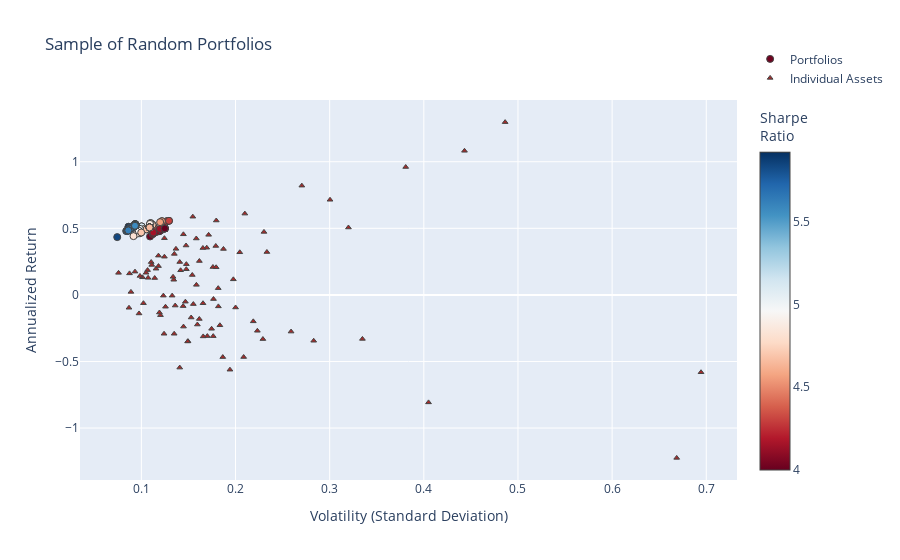

Here is the notebook cell this chart was saved with:
### Code cell
fig = go.Figure()

fig.add_trace(go.Scatter(
    x=[p["variance"]**0.5 for p in total_portfolios],  # Convert variance to volatility
    y=[p["return"] for p in total_portfolios],
    mode='markers',
    marker=dict(
        color=[p["sharpe"] for p in total_portfolios],  # Sharpe Ratio
        showscale=True,
        size=7,
        line=dict(width=1),
        colorscale="RdBu",
        colorbar=dict(title="Sharpe<br>Ratio")
    ),
    hoverinfo='text',
    text=[
        f"Return: {p['return']:.3%}<br>Volatility: {p['variance']**0.5:.3f}<br>" +
        f"Sharpe Ratio: {p['return'] / (p['variance']**0.5):.3f}<br>" +
        "<br>".join([f"{p['tickers'][i]}: Weight={p['weights'][i]:.3f}" for i in range(len(p['tickers']))])
        for p in total_portfolios
    ],
    name="Portfolios"
))

fig.add_trace(go.Scatter(
    x=volatility,
    y=annualized_returns,
    mode='markers',
    hoverinfo='text',
    hovertext=[
        f"{name} <br>Volatility: {vol:.3f} <br>Returns: {ret:.3%} <br>Sharpe Ratio: {sr:.3f}"
        for name, vol, ret, sr in zip(names, volatility, annualized_returns, sharpe_ratios)
    ],
    marker=dict(
        color='brown',
        size=5,
        symbol='triangle-up',  # Sets the marker shape to a triangle
        line=dict(width=1)
    ),
    name="Individual Assets"
))

fig.update_layout(
    title='Sample of Random Portfolios',
    xaxis_title='Volatility (Standard Deviation)',
    yaxis_title='Annualized Return',
    legend=dict(y=5
    )
)


fig.show()

### Figure 1 — Plotly figure (JSON) as saved in the notebook; plotly's stock layout.template omitted (floating-point values rounded to 4 significant figures; data arrays with more than 128 entries replaced by an {"elided": "..."} marker saying what was removed)
{"data": [{"hoverinfo": "text", "marker": {"color": {"elided": "236 float values"}, "colorbar": {"title": {"text": "Sharpe<br>Ratio"}}, "colorscale": [[0, "rgb(103,0,31)"], [0.1, "rgb(178,24,43)"], [0.2, "rgb(214,96,77)"], [0.3, "rgb(244,165,130)"], [0.4, "rgb(253,219,199)"], [0.5, "rgb(247,247,247)"], [0.6, "rgb(209,229,240)"], [0.7, "rgb(146,197,222)"], [0.8, "rgb(67,147,195)"], [0.9, "rgb(33,102,172)"], [1, "rgb(5,48,97)"]], "line": {"width": 1}, "showscale": true, "size": 7}, "mode": "markers", "name": "Portfolios", "text": {"elided": "236 str values"}, "type": "scatter", "x": {"elided": "236 float values"}, "y": {"elided": "236 float values"}}, {"hoverinfo": "text", "hovertext": ["DHR_Close <br>Volatility: 0.126 <br>Returns: -8.871% <br>Sharpe Ratio: -0.706", "ABBV_Close <br>Volatility: 0.124 <br>Returns: 42.582% <br>Sharpe Ratio: 3.422", "ADBE_Close <br>Volatility: 0.155 <br>Returns: 58.725% <br>Sharpe Ratio: 3.798", "NKE_Close <br>Volatility: 0.259 <br>Returns: -27.547% <br>Sharpe Ratio: -1.064", "MA_Close <br>Volatility: 0.124 <br>Returns: 28.689% <br>Sharpe Ratio: 2.305", "KR_Close <br>Volatility: 0.405 <br>Returns: -80.708% <br>Sharpe Ratio: -1.993", "PFE_Close <br>Volatility: 0.098 <br>Returns: -13.932% <br>Sharpe Ratio: -1.429", "CAT_Close <br>Volatility: 0.233 <br>Returns: 32.197% <br>Sharpe Ratio: 1.380", "BAC_Close <br>Volatility: 0.223 <br>Returns: -26.944% <br>Sharpe Ratio: -1.207", "AMD_Close <br>Volatility: 0.694 <br>Returns: -58.090% <br>Sharpe Ratio: -0.837", "MCD_Close <br>Volatility: 0.145 <br>Returns: 45.502% <br>Sharpe Ratio: 3.146", "GM_Close <br>Volatility: 0.170 <br>Returns: -30.932% <br>Sharpe Ratio: -1.819", "AMZN_Close <br>Volatility: 0.171 <br>Returns: 45.113% <br>Sharpe Ratio: 2.632", "AMGN_Close <br>Volatility: 0.183 <br>Returns: -22.800% <br>Sharpe Ratio: -1.243", "DE_Close <br>Volatility: 0.179 <br>Returns: 36.750% <br>Sharpe Ratio: 2.053", "ETN_Close <br>Volatility: 0.141 <br>Returns: 24.707% <br>Sharpe Ratio: 1.756", "BMY_Close <br>Volatility: 0.182 <br>Returns: -8.623% <br>Sharpe Ratio: -0.474", "GOOG_Close <br>Volatility: 0.169 <br>Returns: 35.438% <br>Sharpe Ratio: 2.092", "T_Close <br>Volatility: 0.145 <br>Returns: -23.798% <br>Sharpe Ratio: -1.644", "ABT_Close <br>Volatility: 0.133 <br>Returns: -0.556% <br>Sharpe Ratio: -0.042", "INTC_Close <br>Volatility: 0.144 <br>Returns: -8.425% <br>Sharpe Ratio: -0.584", "MDT_Close <br>Volatility: 0.114 <br>Returns: 12.664% <br>Sharpe Ratio: 1.110", "CPB_Close <br>Volatility: 0.149 <br>Returns: -34.720% <br>Sharpe Ratio: -2.323", "UA_Close <br>Volatility: 0.335 <br>Returns: -33.044% <br>Sharpe Ratio: -0.987", "ZBH_Close <br>Volatility: 0.176 <br>Returns: 20.942% <br>Sharpe Ratio: 1.190", "EMR_Close <br>Volatility: 0.165 <br>Returns: -6.262% <br>Sharpe Ratio: -0.378", "K_Close <br>Volatility: 0.135 <br>Returns: -29.169% <br>Sharpe Ratio: -2.163", "HD_Close <br>Volatility: 0.134 <br>Returns: 11.373% <br>Sharpe Ratio: 0.846", "PM_Close <br>Volatility: 0.135 <br>Returns: 30.791% <br>Sharpe Ratio: 2.281", "V_Close <br>Volatility: 0.110 <br>Returns: 24.671% <br>Sharpe Ratio: 2.234", "ISRG_Close <br>Volatility: 0.180 <br>Returns: 55.877% <br>Sharpe Ratio: 3.112", "SYK_Close <br>Volatility: 0.116 <br>Returns: 19.679% <br>Sharpe Ratio: 1.703", "MO_Close <br>Volatility: 0.200 <br>Returns: -9.445% <br>Sharpe Ratio: -0.472", "F_Close <br>Volatility: 0.186 <br>Returns: -46.688% <br>Sharpe Ratio: -2.504", "VRTX_Close <br>Volatility: 0.486 <br>Returns: 129.746% <br>Sharpe Ratio: 2.668", "LMT_Close <br>Volatility: 0.107 <br>Returns: 18.608% <br>Sharpe Ratio: 1.746", "NEE_Close <br>Volatility: 0.105 <br>Returns: 16.637% <br>Sharpe Ratio: 1.584", "PEP_Close <br>Volatility: 0.087 <br>Returns: 16.167% <br>Sharpe Ratio: 1.850", "CMCSA_Close <br>Volatility: 0.154 <br>Returns: 14.957% <br>Sharpe Ratio: 0.971", "QCOM_Close <br>Volatility: 0.182 <br>Returns: 5.054% <br>Sharpe Ratio: 0.278", "TXN_Close <br>Volatility: 0.179 <br>Returns: 20.737% <br>Sharpe Ratio: 1.156", "CRM_Close <br>Volatility: 0.148 <br>Returns: 19.290% <br>Sharpe Ratio: 1.306", "WFC_Close <br>Volatility: 0.176 <br>Returns: -30.961% <br>Sharpe Ratio: -1.756", "AEP_Close <br>Volatility: 0.101 <br>Returns: 13.214% <br>Sharpe Ratio: 1.306", "NVDA_Close <br>Volatility: 0.443 <br>Returns: 108.208% <br>Sharpe Ratio: 2.442", "DUK_Close <br>Volatility: 0.089 <br>Returns: 2.265% <br>Sharpe Ratio: 0.255", "WMT_Close <br>Volatility: 0.148 <br>Returns: 23.079% <br>Sharpe Ratio: 1.562", "CSCO_Close <br>Volatility: 0.159 <br>Returns: -22.251% <br>Sharpe Ratio: -1.395", "HON_Close <br>Volatility: 0.099 <br>Returns: 14.235% <br>Sharpe Ratio: 1.445", "BIIB_Close <br>Volatility: 0.229 <br>Returns: -33.166% <br>Sharpe Ratio: -1.448", "AAPL_Close <br>Volatility: 0.162 <br>Returns: 25.461% <br>Sharpe Ratio: 1.576", "TMO_Close <br>Volatility: 0.142 <br>Returns: 18.499% <br>Sharpe Ratio: 1.306", "XOM_Close <br>Volatility: 0.120 <br>Returns: -15.220% <br>Sharpe Ratio: -1.266", "MMM_Close <br>Volatility: 0.118 <br>Returns: 21.628% <br>Sharpe Ratio: 1.830", "SAP_Close <br>Volatility: 0.147 <br>Returns: 37.099% <br>Sharpe Ratio: 2.516", "SRE_Close <br>Volatility: 0.107 <br>Returns: 12.842% <br>Sharpe Ratio: 1.199", "RDY_Close <br>Volatility: 0.283 <br>Returns: -34.437% <br>Sharpe Ratio: -1.217", "DIS_Close <br>Volatility: 0.123 <br>Returns: -0.543% <br>Sharpe Ratio: -0.044", "CVX_Close <br>Volatility: 0.149 <br>Returns: -34.967% <br>Sharpe Ratio: -2.344", "BA_Close <br>Volatility: 0.198 <br>Returns: 11.691% <br>Sharpe Ratio: 0.591", "MS_Close <br>Volatility: 0.219 <br>Returns: -19.860% <br>Sharpe Ratio: -0.907", "EXC_Close <br>Volatility: 0.136 <br>Returns: -8.000% <br>Sharpe Ratio: -0.589", "NFLX_Close <br>Volatility: 0.320 <br>Returns: 50.627% <br>Sharpe Ratio: 1.582", "GIS_Close <br>Volatility: 0.124 <br>Returns: -29.181% <br>Sharpe Ratio: -2.352", "MRK_Close <br>Volatility: 0.119 <br>Returns: -13.218% <br>Sharpe Ratio: -1.109", "PYPL_Close <br>Volatility: 0.210 <br>Returns: 61.041% <br>Sharpe Ratio: 2.909", "REGN_Close <br>Volatility: 0.300 <br>Returns: 71.439% <br>Sharpe Ratio: 2.378", "JPM_Close <br>Volatility: 0.162 <br>Returns: -18.067% <br>Sharpe Ratio: -1.119", "UNH_Close <br>Volatility: 0.118 <br>Returns: 29.482% <br>Sharpe Ratio: 2.496", "BTI_Close <br>Volatility: 0.204 <br>Returns: 32.001% <br>Sharpe Ratio: 1.565", "GILD_Close <br>Volatility: 0.153 <br>Returns: -16.977% <br>Sharpe Ratio: -1.111", "TSLA_Close <br>Volatility: 0.381 <br>Returns: 96.040% <br>Sharpe Ratio: 2.522", "SNAP_Close <br>Volatility: 0.669 <br>Returns: -122.379% <br>Sharpe Ratio: -1.830", "VZ_Close <br>Volatility: 0.175 <br>Returns: -25.448% <br>Sharpe Ratio: -1.458", "SO_Close <br>Volatility: 0.102 <br>Returns: -6.231% <br>Sharpe Ratio: -0.610", "KO_Close <br>Volatility: 0.076 <br>Returns: 16.553% <br>Sharpe Ratio: 2.186", "META_Close <br>Volatility: 0.158 <br>Returns: 42.367% <br>Sharpe Ratio: 2.676", "JNJ_Close <br>Volatility: 0.111 <br>Returns: 22.520% <br>Sharpe Ratio: 2.029", "ACN_Close <br>Volatility: 0.147 <br>Returns: -5.090% <br>Sharpe Ratio: -0.347", "RTX_Close <br>Volatility: 0.093 <br>Returns: 17.474% <br>Sharpe Ratio: 1.875", "BABA_Close <br>Volatility: 0.270 <br>Returns: 82.040% <br>Sharpe Ratio: 3.034", "EW_Close <br>Volatility: 0.230 <br>Returns: 47.299% <br>Sharpe Ratio: 2.055", "BSX_Close <br>Volatility: 0.134 <br>Returns: 13.570% <br>Sharpe Ratio: 1.015", "MSFT_Close <br>Volatility: 0.137 <br>Returns: 34.582% <br>Sharpe Ratio: 2.530", "GS_Close <br>Volatility: 0.209 <br>Returns: -46.653% <br>Sharpe Ratio: -2.236", "PG_Close <br>Volatility: 0.087 <br>Returns: -9.655% <br>Sharpe Ratio: -1.112", "IBM_Close <br>Volatility: 0.141 <br>Returns: -54.590% <br>Sharpe Ratio: -3.879", "COST_Close <br>Volatility: 0.194 <br>Returns: -56.160% <br>Sharpe Ratio: -2.894", "SYY_Close <br>Volatility: 0.155 <br>Returns: -6.895% <br>Sharpe Ratio: -0.444", "RMD_Close <br>Volatility: 0.177 <br>Returns: -3.113% <br>Sharpe Ratio: -0.176", "GOOGL_Close <br>Volatility: 0.165 <br>Returns: 35.197% <br>Sharpe Ratio: 2.129", "ORCL_Close <br>Volatility: 0.187 <br>Returns: 34.500% <br>Sharpe Ratio: 1.843", "GE_Close <br>Volatility: 0.166 <br>Returns: -31.166% <br>Sharpe Ratio: -1.881", "LLY_Close <br>Volatility: 0.158 <br>Returns: 7.553% <br>Sharpe Ratio: 0.477"], "marker": {"color": "brown", "line": {"width": 1}, "size": 5, "symbol": "triangle-up"}, "mode": "markers", "name": "Individual Assets", "type": "scatter", "x": [0.1256, 0.1244, 0.1546, 0.259, 0.1244, 0.405, 0.09751, 0.2333, 0.2232, 0.6944, 0.1446, 0.17, 0.1714, 0.1834, 0.179, 0.1407, 0.1818, 0.1694, 0.1447, 0.1327, 0.1444, 0.1141, 0.1495, 0.3348, 0.176, 0.1655, 0.1348, 0.1344, 0.135, 0.1104, 0.1795, 0.1156, 0.2001, 0.1865, 0.4864, 0.1066, 0.105, 0.08737, 0.1541, 0.1816, 0.1794, 0.1477, 0.1763, 0.1011, 0.4432, 0.08891, 0.1478, 0.1594, 0.09851, 0.2291, 0.1616, 0.1417, 0.1203, 0.1182, 0.1474, 0.1071, 0.283, 0.1233, 0.1492, 0.1977, 0.2189, 0.1359, 0.3199, 0.1241, 0.1191, 0.2099, 0.3004, 0.1615, 0.1181, 0.2045, 0.1529, 0.3808, 0.6686, 0.1746, 0.1022, 0.07573, 0.1583, 0.111, 0.1467, 0.09322, 0.2704, 0.2302, 0.1336, 0.1367, 0.2086, 0.08685, 0.1407, 0.1941, 0.1552, 0.1766, 0.1653, 0.1872, 0.1657, 0.1584], "y": [-0.08871, 0.4258, 0.5872, -0.2755, 0.2869, -0.8071, -0.1393, 0.322, -0.2694, -0.5809, 0.455, -0.3093, 0.4511, -0.228, 0.3675, 0.2471, -0.08623, 0.3544, -0.238, -0.005563, -0.08425, 0.1266, -0.3472, -0.3304, 0.2094, -0.06262, -0.2917, 0.1137, 0.3079, 0.2467, 0.5588, 0.1968, -0.09445, -0.4669, 1.297, 0.1861, 0.1664, 0.1617, 0.1496, 0.05054, 0.2074, 0.1929, -0.3096, 0.1321, 1.082, 0.02265, 0.2308, -0.2225, 0.1423, -0.3317, 0.2546, 0.185, -0.1522, 0.2163, 0.371, 0.1284, -0.3444, -0.005431, -0.3497, 0.1169, -0.1986, -0.08, 0.5063, -0.2918, -0.1322, 0.6104, 0.7144, -0.1807, 0.2948, 0.32, -0.1698, 0.9604, -1.224, -0.2545, -0.06231, 0.1655, 0.4237, 0.2252, -0.0509, 0.1747, 0.8204, 0.473, 0.1357, 0.3458, -0.4665, -0.09655, -0.5459, -0.5616, -0.06895, -0.03113, 0.352, 0.345, -0.3117, 0.07553]}], "layout": {"legend": {"y": 5}, "title": {"text": "Sample of Random Portfolios"}, "xaxis": {"title": {"text": "Volatility (Standard Deviation)"}}, "yaxis": {"title": {"text": "Annualized Return"}}}}
